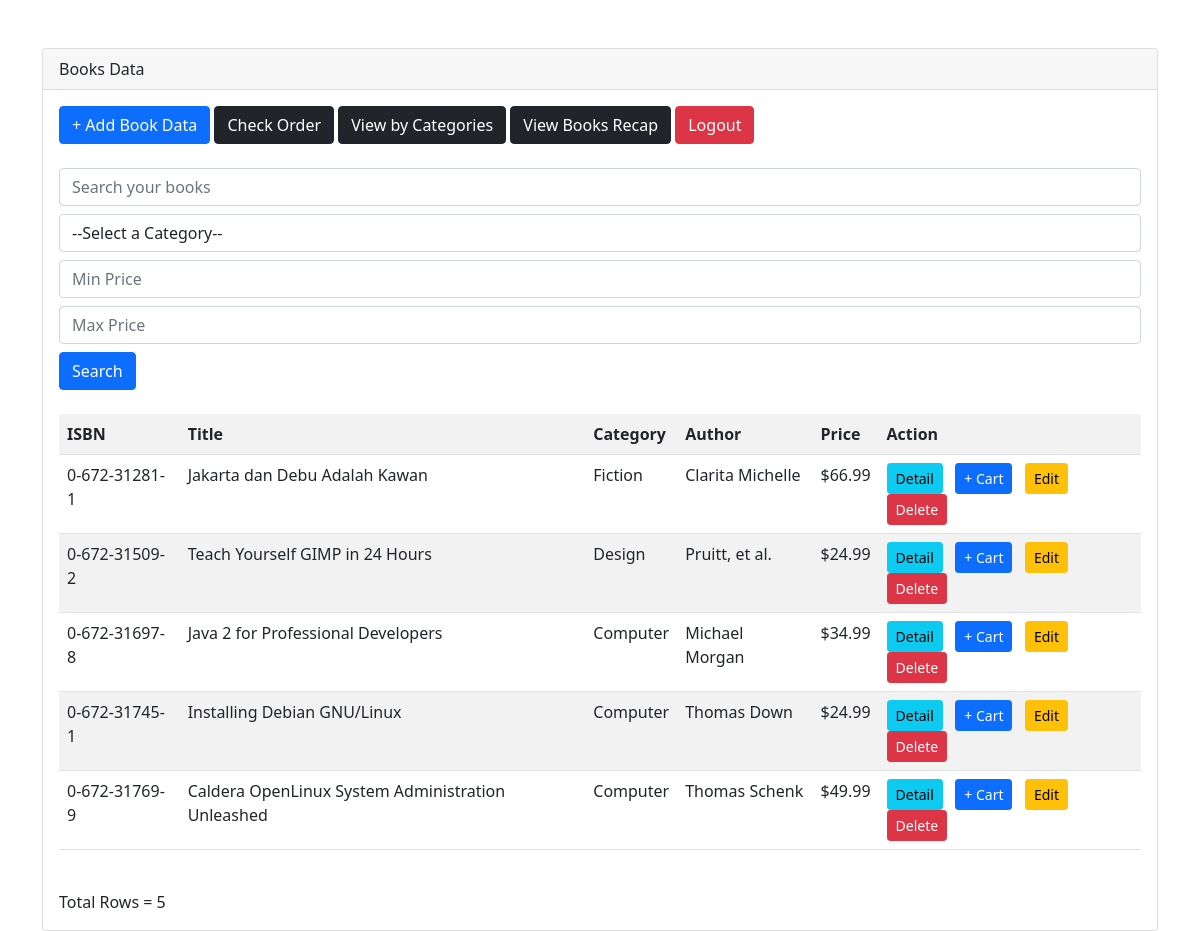
The page /Bookorama-App/book_handler/view_books.php on the database its author committed.
### tables this page shows
CREATE TABLE `books` (
  `isbn` varchar(13) NOT NULL,
  `author` varchar(50) DEFAULT NULL,
  `title` varchar(100) DEFAULT NULL,
  `price` float(4,2) DEFAULT NULL,
  `categoryid` int(11) NOT NULL
);

CREATE TABLE `categories` (
  `categoryid` int(11) NOT NULL,
  `name` varchar(100) NOT NULL
);

### Bookorama-App/book_handler/view_books.php (the view, shortened to what this page needs)
<?php
include('../header.php');
require_once('../lib/db_login.php');
?>
<div class="card mt-5">
    <div class="card-header">Books Data</div>
    <div class="card-body">
        <a href="add_book.php" class="btn btn-primary mb-4">+ Add Book Data</a>
        <a href="../order_data.php" class="btn btn-dark mb-4">Check Order</a>
        <a href="view_books_by_categories.php" class="btn btn-dark mb-4">View by Categories</a>
        <a href="recap_book.php" class="btn btn-dark mb-4">View Books Recap</a>
        <a href="../logout.php" class="btn btn-danger mb-4 float-right">Logout</a>
        <div class="form-group">
            <form action="view_books.php" method="get">
                <input type="text" class="form-control mb-2" name="search_key" placeholder="Search your books">
                <select name="category" id="category" class="form-control mb-2">
                    <option value="" selected disabled>--Select a Category--</option>
                </select>
                <input type="number" class="form-control mb-2" name="min_price" placeholder="Min Price" step="0.01">
                <input type="number" class="form-control mb-2" name="max_price" placeholder="Max Price" step="0.01">
                <button class="btn btn-primary" type="submit">Search</button>
            </form>
        </div>
        <br>
        <?php
        $searched = false;
        ?>
        <?php if ($searched) : ?>
            <?php
            $query = 'SELECT
                                books.isbn,
                                books.title,
                                categories.name AS category_name,
                                books.author,
                                books.price
                            FROM books
                            INNER JOIN categories ON books.categoryid = categories.categoryid
                        ';
            $search_key = '';
            $category_filter = '';
            $min_price = '';
            if (isset($_GET['search_key']) && !empty($_GET['search_key'])) {
                $search_key = $_GET['search_key'];
                $query .= " WHERE (books.isbn LIKE '%$search_key%'
                                OR books.title LIKE '%$search_key%'
                                OR books.author LIKE '%$search_key%')";
            }
            if (isset($_GET['category']) && !empty($_GET['category'])) {
                $category_filter = $_GET['category'];
                if ($search_key != '') {
                    $query .= " AND categories.name = '$category_filter'";
                } else {
                    $query .= " WHERE categories.name = '$category_filter'";
                }
            }
            if (isset($_GET['min_price']) && !empty($_GET['min_price'])) {
                $min_price = $_GET['min_price'];
                if ($search_key != '' || $category_filter != '') {
                    $query .= " AND books.price >= '$min_price'";
                } else {
                    $query .= " WHERE books.price >= '$min_price'";
                }
            }
            if (isset($_GET['max_price']) && !empty($_GET['max_price'])) {
                $max_price = $_GET['max_price'];
                if ($search_key != '' || $category_filter != '' || $min_price != '') {
                    $query .= " AND books.price <= '$max_price'";
                } else {
                    $query .= " WHERE books.price <= '$max_price'";
                }
            }
            $query .= ' ORDER BY books.isbn';
            $result = $db->query($query);
            if (!$result) {
                die('Could not query the database: <br/>' . $db->error . '<br>Query:' . $query);
            }
            ?>
            <?php if ($result->num_rows > 0) : ?>
                <table class="table table-striped">
                    <tr>
                        <th>ISBN</th>
                        <th>Title</th>
                        <th>Category</th>
                        <th>Author</th>
                        <th>Price</th>
                        <th>Action</th>
                    </tr>
                    <?php
                    $i = 1;
                    while ($row = $result->fetch_object()) :
                    ?>
                        <tr>
                            <td><?= $row->isbn ?></td>
                            <td><?= $row->title ?></td>
                            <td><?= $row->category_name ?></td>
                            <td><?= $row->author ?></td>
                            <td>$<?= $row->price ?></td>
                            <td>
                                <a class="btn btn-info btn-sm" href="detail_book.php?isbn=<?= $row->isbn ?>">Detail</a>&nbsp;&nbsp;
                                <a class="btn btn-primary btn-sm" href="../show_cart.php?isbn=<?= $row->isbn ?>">+ Cart</a>&nbsp;&nbsp;
                                <a class="btn btn-warning btn-sm" href="edit_book.php?isbn=<?= $row->isbn ?>">Edit</a>&nbsp;&nbsp;
                                <a class="btn btn-danger btn-sm" href="confirm_delete_book.php?isbn=<?= $row->isbn ?>">Delete</a>
                            </td>
                        </tr>
                    <?php
                        $i++;
                    endwhile;
                    ?>
                </table>
                <br />
                Total Rows = <?= $result->num_rows ?>
            <?php else : ?>
                <p>Book not found!</p>
            <?php endif; ?>
        <?php else : ?>
            <?php
            $query = 'SELECT
                            books.isbn,
                            books.title,
                            categories.name AS category_name,
                            books.author,
                            books.price
                        FROM books
                        INNER JOIN categories ON books.categoryid = categories.categoryid
                        ORDER BY books.isbn';
            $result = $db->query($query);
            ?>
            <?php if ($result->num_rows > 0) : ?>
                <table class="table table-striped">
                    <tr>
                        <th>ISBN</th>
                        <th>Title</th>
                        <th>Category</th>
                        <th>Author</th>
                        <th>Price</th>
                        <th>Action</th>
                    </tr>
                    <?php
                    while ($row = $result->fetch_object()) :
                    ?>
                        <tr>
                            <td><?= $row->isbn ?></td>
                            <td><?= $row->title ?></td>
                            <td><?= $row->category_name ?></td>
                            <td><?= $row->author ?></td>
                            <td>$<?= $row->price ?></td>
                            <td>
                                <a class="btn btn-info btn-sm" href="detail_book.php?isbn=<?= $row->isbn ?>">Detail</a>&nbsp;&nbsp;
                                <a class="btn btn-primary btn-sm" href="../show_cart.php?isbn=<?= $row->isbn ?>">+ Cart</a>&nbsp;&nbsp;
                                <a class="btn btn-warning btn-sm" href="edit_book.php?isbn=<?= $row->isbn ?>">Edit</a>&nbsp;&nbsp;
                                <a class="btn btn-danger btn-sm" href="confirm_delete_book.php?isbn=<?= $row->isbn ?>">Delete</a>
                            </td>
                        </tr>
                    <?php
                    endwhile;
                    ?>
                </table>
                <br />
                Total Rows = <?= $result->num_rows ?>
            <?php endif; ?>
        <?php endif; ?>
    </div>
</div>
<?php include('../footer.php') ?>

### rows shown on the page
books: isbn "0-672-31281-1", title "Jakarta dan Debu Adalah Kawan", categoryid.name "Fiction", author "Clarita Michelle", price "66.99"
books: isbn "0-672-31509-2", title "Teach Yourself GIMP in 24 Hours", categoryid.name "Design", author "Pruitt, et al.", price "24.99"
books: isbn "0-672-31697-8", title "Java 2 for Professional Developers", categoryid.name "Computer", author "Michael Morgan", price "34.99"
books: isbn "0-672-31745-1", title "Installing Debian GNU/Linux", categoryid.name "Computer", author "Thomas Down", price "24.99"
books: isbn "0-672-31769-9", title "Caldera OpenLinux System Administration Unleashed", categoryid.name "Computer", author "Thomas Schenk", price "49.99"

### other values the page prints
$result->num_rows "5"
